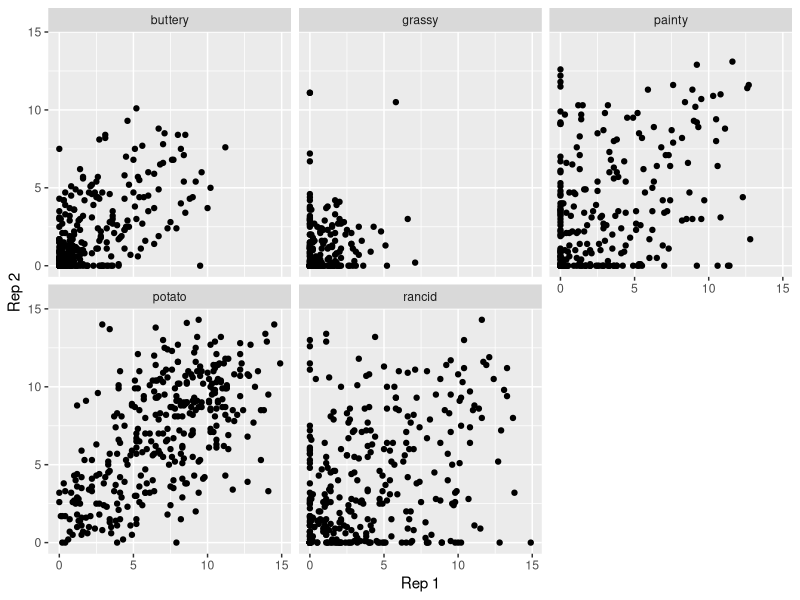

R code for this plot:
# homework? - extension needed?
# project - does everyone have a team?
# presentation - sign up!
library(tidyverse)
data(french_fries, package="reshape2")

ff_long <- french_fries %>%
  pivot_longer(cols = 5:9, names_to = "scale", values_to = "score")

ff_long %>%
  pivot_wider(names_from=rep, values_from = score,
              names_prefix = "Rep ") %>%
  ggplot(aes(x = `Rep 1`, y = `Rep 2`)) + geom_point() +
  facet_wrap(~scale)

############

